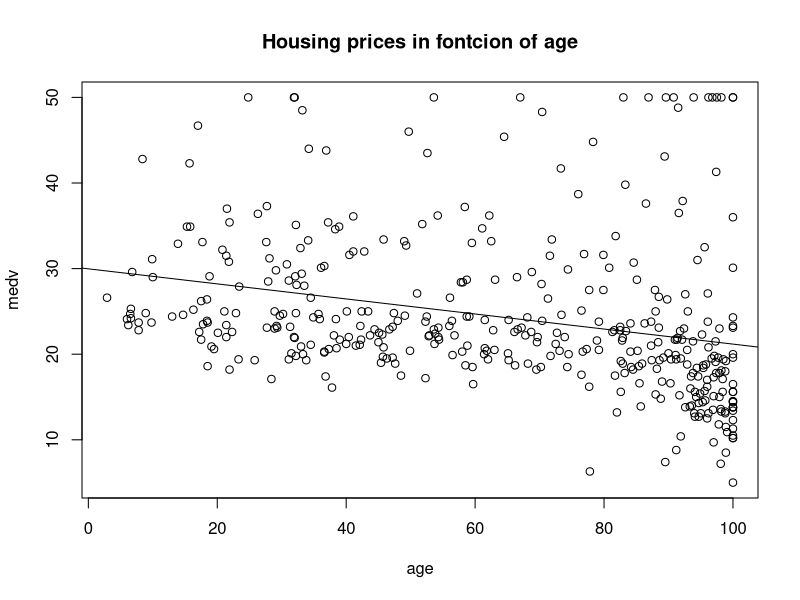
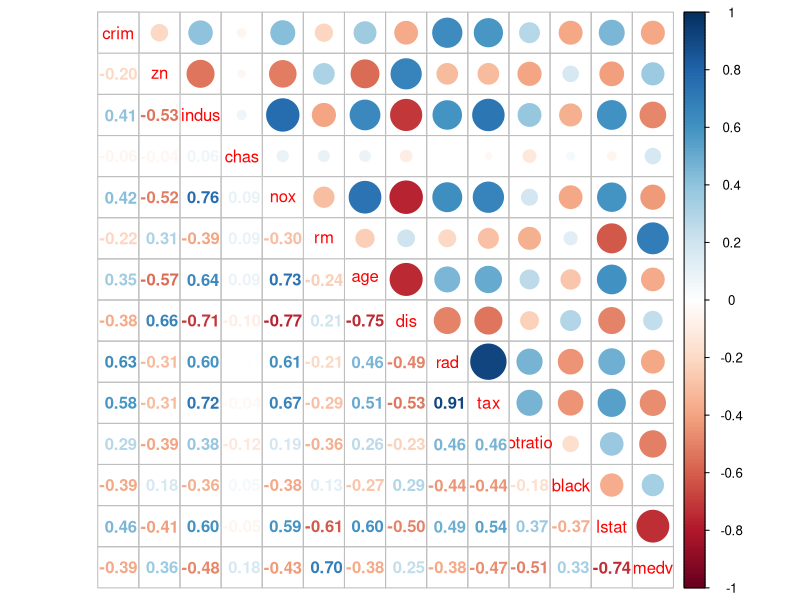
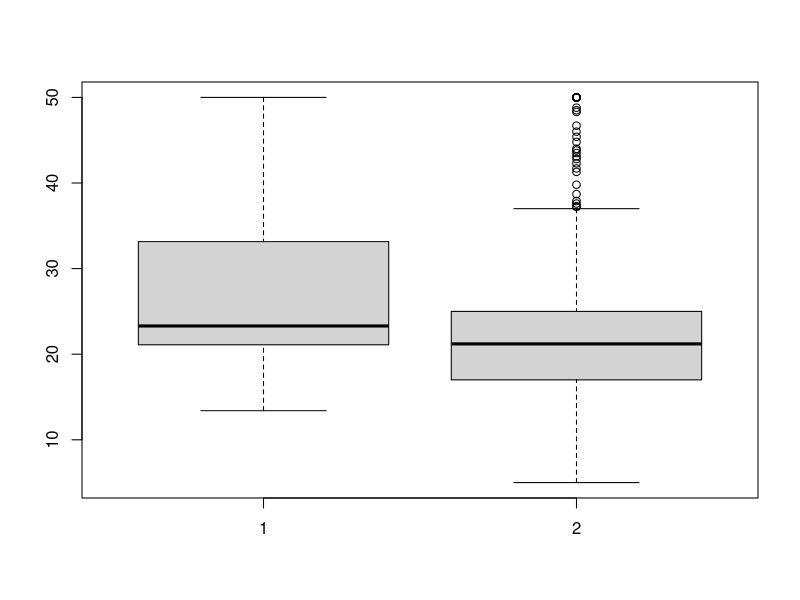

Write R code to recreate these figures, in order.
#Question 1
library(MASS)
dim(Boston)

#Question 2
train = 1:400
test = -train
variables = which(names(Boston) ==c("age", "medv"))
training_data = Boston[train, variables]
testing_data = Boston[test, variables]
dim(training_data)

#Question 3
cor.test(training_data$age,training_data$medv,method="pearson")

#Question 4
model = lm(medv ~ age, data = training_data)
model
plot(training_data$age, training_data$medv,main="Housing prices in fontcion of age", xlab='age', ylab='medv')
abline(model)

#Question 5
variables = which(names(Boston) ==c("age", "medv"))
training_data = Boston[train, variables]
testing_data = Boston[test, variables]
dim(training_data)
model = lm(medv ~ age + log(lstat), data = Boston)
model
#It' a model with 2 variables, better fitted.


#Question 6
summary(model)

#Question 7
#The adjusted R2 equals 0.6857 so the model is 68% significant.

#Question 8
#p-value is 2.2e-16 so the predictors are significant.

#Question 9
model = lm(medv ~., data = Boston)
model
summary(model)

#Question 10
model = lm(medv ~. -lstat + log(lstat), data = Boston)
model
summary(model)

#Question 11
#The adjusted R2 changed from 0.6857 to 0.7871 so it has improved.

#Question 12
cor(Boston,Boston,method = "pearson")

#Question 13
library(corrplot)
corrplot.mixed(cor(Boston,Boston,method = "pearson"))

#Question 14
#Using the preceding question, correlation between tax and rad is 0.91 (91%).

#Question 15
model = lm(medv ~. -lstat + log(lstat) - tax, data = Boston)
model
summary(model)
#The adjusted R2 changed to 0.7825 so it is almost the same than before. The F-statistic equals 152.4, which is a little higher than before (144.6).

#Question 16
MSE = mean(model$residuals^2)
MSE

#Question 17
str(which(Boston$chas==1))
#There are 35 suburbs in this data set bound the Charles River.

#Question 18
boxplot(Boston$medv[Boston$chas==1], Boston$medv)
#The median value for the neighborhood of Charles River is a little higher than the global median value.

#Question 19
aggregate(Boston$medv,by=Boston, FUN=mean)

#Question 20
a = aov(medv ~ chas, data = Boston)
a
summary(a)
#The sum of squares for the Residuals are very high so we need more variables to have a model better fitted.

#Question 21
model = lm(medv ~ chas + crim, data = Boston)
model
#Coefficients are 5.578 for chas (the presence of the Charles River increases significatively the price) and -0.406 for crim (the presence of criminality decreases the price) so the presence of a river adds a valuable information for explaining the house price.

#Question 22
#When there are more predictors, chas is less significant.

#Question 23
model = lm(medv ~ age + lstat, data = Boston)
model
summary(model)

#Question 24
model = lm(medv ~., data = Boston)
model
summary(model)

